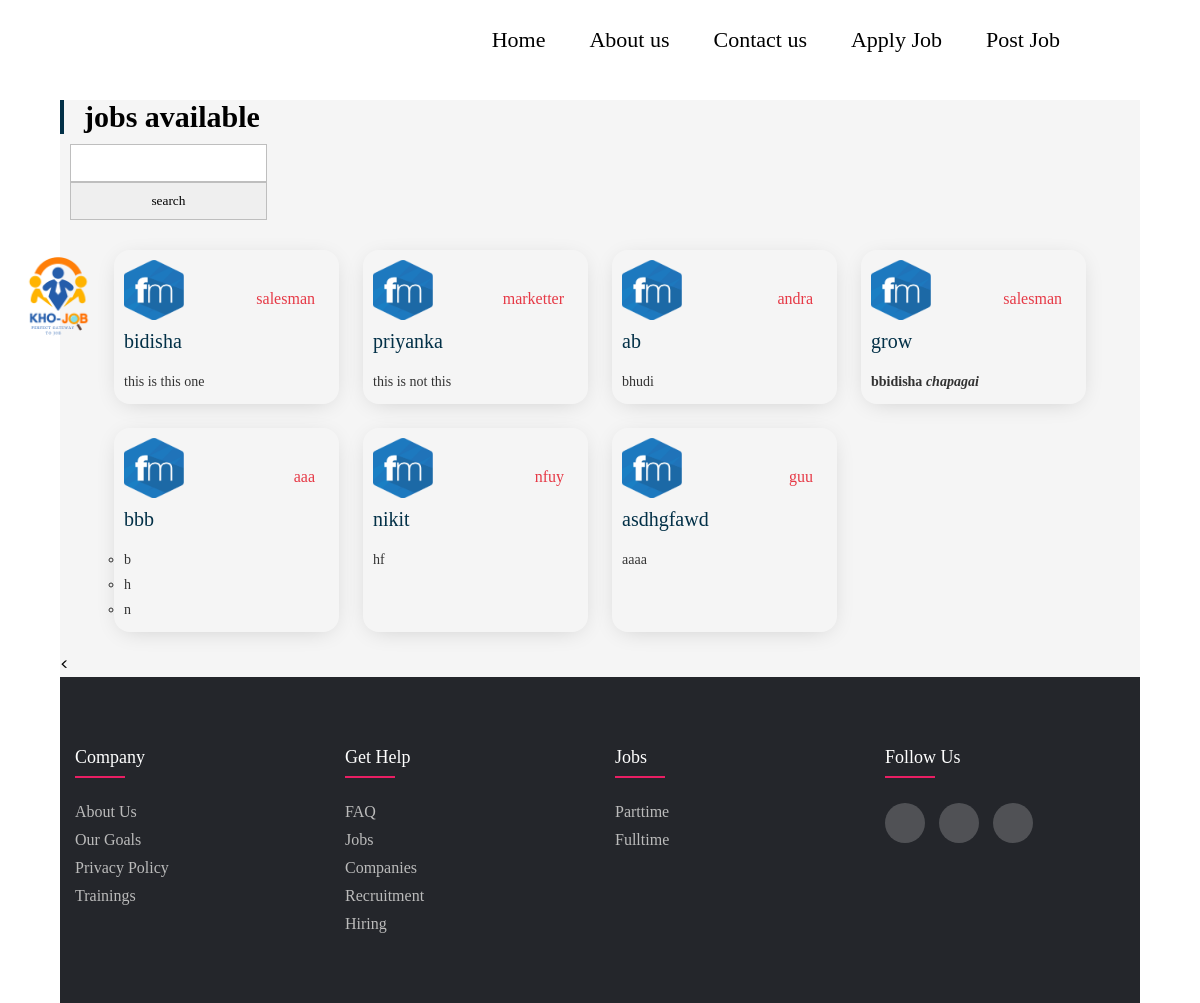
The page /job/ on the database its author committed.
### job/models.py (models this page shows)
class Job(models.Model):
    job_title=models.CharField(max_length=50)
    job_positions=models.CharField(max_length=50)
    job_details=HTMLField()

### mediquick/views.py (the view)
# urls.py: path('job/',views.job, name="jobbb"),
def job(request):
    jobdetails=Job.objects.all()
    if request.method=="GET":
       jb =request.GET.get('jobname')
    if jb !=None:
       jobdetails=Job.objects.filter(job_title__icontains= jb)
    data={
        'jobdetails':jobdetails
    }
    return render(request,"job.html",data)

### templates/job.html (shortened to what this page needs)
<!DOCTYPE html>
<html Lang="en">
  <head>
    <link rel="stylesheet" href="/static/job.css">
</head>
<header>
    <div class="logo">
      <img src="imgg/KHO-JOBT.png" class="khojob">
</div>
    <nav>
      <ul>
      <li><a  href="index.php">Home</a> </li>
      <li><a  href="about.php">About us</a> </li>
      <li><a  href="contact.php">Contact us</a> </li>
      <li><a  href="loginuser.php">Apply Job</a> </li>
      <li><a  href="logincompany.php">Post Job</a> </li>
        </ul>
    </nav>
</header>
<div class="jobs-list-container">
          <h2>jobs available</h2>
          <div class="search_bar">
            <form method="get">
        <input type="text" name="jobname" >
        <input type="submit" value="search">
      </form>
      </div>
    <div class="jobs-list-container">
    <div class="jobs">
      {%for i in jobdetails %}
              <div class="job">
                <img src="/static/imgg/fuse.png" alt="">
                <span class="job-title">{{i.job_title}}</span>
                <div class="details">
                 {{i.job_details | safe }}
    </div>
    <span class="positions">{{i.job_positions}}</span>
    </div>
    {%empty%}
    No Hospitals
    {% endfor %}
    </div>
    </div>
     <{% include "footer.html" %}
    </body>
    </html>

### static/job.css (style rules this page uses)
* { margin: 0; padding: 0; font-family: Georgia,'Times New Roman',Times,serif; box-sizing:border-box; }
header { width:100%; height:10vh; display: flex; justify-content: space-between; align-items:center; padding:20px 10%; background:transparent; margin-bottom: 20px; }
.logo { font-size: 20px; font-weight:bold; color:rgb(169, 207, 241); letter-spacing: 1.5px; cursor:pointer; height: auto; }
.khojob { position: absolute; height: auto; left: 0px; width: 120px; bottom:650px; }
nav li { display: inline-block; list-style: none; padding: 0px 20px; }
a,button { font-size: 22px; font-weight: 500; color: rgb(0, 0, 0); text-decoration: none; cursor:pointer; }
.jobs-list-container { max-width:90%; margin: 20px auto; font-family: "poppins", sans-serif; background-color: whitesmoke; }
.jobs-list-container h2 { font-size: 30px; border-left: 4px solid #023047; padding-left: 20px; }
.jobs-list-container .jobs { display: grid; grid-template-columns: 1fr 1fr 1fr 1fr ; gap: 24px; }
.jobs-list-container .jobs img { width: 60px; }
.jobs-list-container .job { box-shadow: 0 4px 24px -8px rgba(5, 5, 5, 0.2); padding: 10px; border-radius: 16px; position: relative; display: flex; flex-direction: column; transition: all 400ms ease; width: 100%; height: 100%; }
.jobs-list-container .positions { position: absolute; top: 40px; right: 24px; color: #e63946; }
.jobs-list-container .job-title { font-size: 20px; padding: 10px 0; margin: 0; color: #023047; }
.jobs-list-container .details { margin-top: 6px; font-size: 14px; color: #333; line-height: 1.8; flex: 1; }
.search_bar { display: flex; padding: 10px; justify-content: space-between; }
.search_bar input { width: 80%; padding: 10px; border: 1px solid rgb(190, 190, 190); }

### templates/footer.html (style rules this page uses)
ul { list-style: none; }

### rows shown on the page
Job: job_title "bidisha", job_details "this is this one", job_positions "salesman"
Job: job_title "priyanka", job_details "this is not this", job_positions "marketter"
Job: job_title "ab", job_details "bhudi", job_positions "andra"
Job: job_title "grow", job_details "bbidisha chapagai", job_positions "salesman"
Job: job_title "bbb", job_details "b h n", job_positions "aaa"
Job: job_title "nikit", job_details "hf", job_positions "nfuy"
Job: job_title "asdhgfawd", job_details "aaaa", job_positions "guu"
